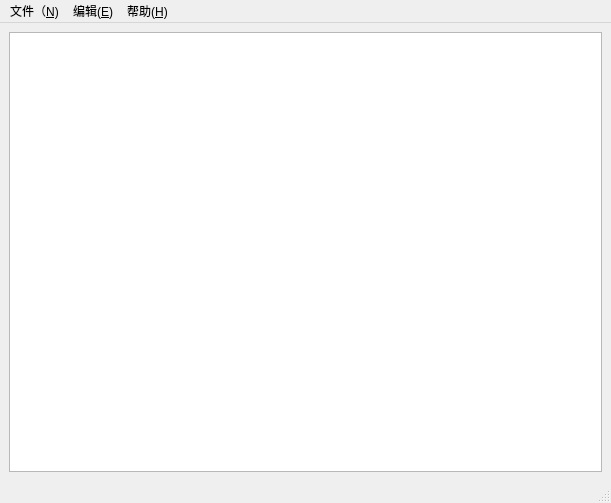
<?xml version="1.0" encoding="UTF-8"?>
<ui version="4.0">
 <class>mynotepad</class>
 <widget class="QMainWindow" name="mynotepad">
  <property name="geometry">
   <rect>
    <x>0</x>
    <y>0</y>
    <width>611</width>
    <height>503</height>
   </rect>
  </property>
  <property name="windowTitle">
   <string>MainWindow</string>
  </property>
  <widget class="QWidget" name="centralwidget">
   <layout class="QGridLayout" name="gridLayout">
    <item row="0" column="0">
     <widget class="QTextEdit" name="textEdit"/>
    </item>
   </layout>
  </widget>
  <widget class="QMenuBar" name="menubar">
   <property name="geometry">
    <rect>
     <x>0</x>
     <y>0</y>
     <width>611</width>
     <height>23</height>
    </rect>
   </property>
   <widget class="QMenu" name="menu_N">
    <property name="title">
     <string>文件（&amp;N)</string>
    </property>
    <addaction name="action_New"/>
    <addaction name="action_Close"/>
    <addaction name="action_Open"/>
    <addaction name="separator"/>
    <addaction name="action_Save"/>
    <addaction name="action_SaveAs"/>
    <addaction name="separator"/>
    <addaction name="action_Exit"/>
   </widget>
   <widget class="QMenu" name="menu_E">
    <property name="title">
     <string>编辑(&amp;E)</string>
    </property>
    <addaction name="action_Undo"/>
    <addaction name="separator"/>
    <addaction name="action_Cut"/>
    <addaction name="action_Copy"/>
    <addaction name="action_Paste"/>
    <addaction name="separator"/>
    <addaction name="action_Find"/>
   </widget>
   <widget class="QMenu" name="menu_H">
    <property name="title">
     <string>帮助(&amp;H)</string>
    </property>
    <addaction name="action_5"/>
    <addaction name="action_Back"/>
   </widget>
   <addaction name="menu_N"/>
   <addaction name="menu_E"/>
   <addaction name="menu_H"/>
  </widget>
  <widget class="QStatusBar" name="statusbar"/>
  <action name="action_New">
   <property name="text">
    <string>新建(&amp;N)</string>
   </property>
   <property name="statusTip">
    <string>新建文档</string>
   </property>
   <property name="shortcut">
    <string>Ctrl+N</string>
   </property>
  </action>
  <action name="action_Open">
   <property name="text">
    <string>打开(&amp;O)</string>
   </property>
   <property name="shortcut">
    <string>Ctrl+O</string>
   </property>
  </action>
  <action name="action_Close">
   <property name="text">
    <string>关闭(&amp;C)</string>
   </property>
   <property name="shortcut">
    <string>Ctrl+W</string>
   </property>
  </action>
  <action name="action_Save">
   <property name="text">
    <string>保存(&amp;S)</string>
   </property>
   <property name="shortcut">
    <string>Ctrl+S</string>
   </property>
  </action>
  <action name="action_SaveAs">
   <property name="text">
    <string>另存为(&amp;A)</string>
   </property>
  </action>
  <action name="action_Exit">
   <property name="text">
    <string>退出(&amp;X)</string>
   </property>
   <property name="shortcut">
    <string>Ctrl+Q</string>
   </property>
  </action>
  <action name="action_Undo">
   <property name="text">
    <string>撤销(&amp;Z)</string>
   </property>
   <property name="shortcut">
    <string>Ctrl+Z</string>
   </property>
  </action>
  <action name="action_Cut">
   <property name="text">
    <string>剪切(&amp;X) </string>
   </property>
   <property name="shortcut">
    <string>Ctrl+X</string>
   </property>
  </action>
  <action name="action_Copy">
   <property name="text">
    <string>复制(&amp;C)</string>
   </property>
   <property name="shortcut">
    <string>Ctrl+C</string>
   </property>
  </action>
  <action name="action_Paste">
   <property name="text">
    <string>粘贴(&amp;V)</string>
   </property>
   <property name="shortcut">
    <string>Ctrl+V</string>
   </property>
  </action>
  <action name="action_Find">
   <property name="text">
    <string>查找(&amp;F)</string>
   </property>
   <property name="shortcut">
    <string>Ctrl+F</string>
   </property>
  </action>
  <action name="action_Help">
   <property name="text">
    <string>帮助(&amp;H)</string>
   </property>
   <property name="shortcut">
    <string>Ctrl+H</string>
   </property>
  </action>
  <action name="action_5">
   <property name="text">
    <string>版本说明</string>
   </property>
  </action>
  <action name="action_Back">
   <property name="text">
    <string>返回(&amp;B)</string>
   </property>
   <property name="shortcut">
    <string>Ctrl+B</string>
   </property>
  </action>
 </widget>
 <resources/>
 <connections/>
</ui>
